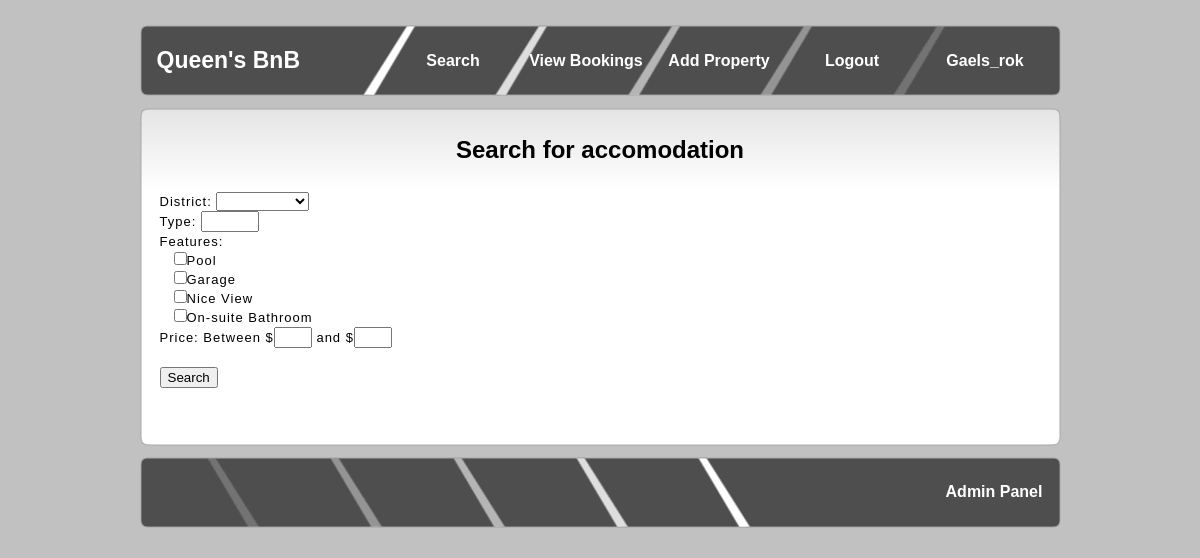
Screenshot of /search.php (signed in) with the database file from the repository.
### tables this page shows
CREATE TABLE `features` (
  `Feature ID` int(11) NOT NULL,
  `Feature Name` varchar(20) NOT NULL
);

### search.php (the view, shortened to what this page needs)
<!DOCTYPE html>
<html xmlns="http://www.w3.org/1999/xhtml">
<head>
<link rel="stylesheet" type="text/css" href="style.css" />
</head>
<body>
<?php
include_once 'sql.php';
?>
    <div id="page">
        <div id="header">
        	<?php include ("header.php"); ?>
        </div>
        <div id="main">
        	<div class="main_top">
		<h1><center>Search for accomodation</center></h1>
            </div>
           	<div class="main_body">
<?php
$query = "SELECT * FROM district";
$stmt = $con->prepare($query);
$stmt->execute();
$districts = $stmt->get_result();
$query = "SELECT * FROM features";
$stmt = $con->prepare($query);
$stmt->execute();
$features = $stmt->get_result();
?>
		<form name='search' id='search' action='viewsearch.php' method='get'>
		<p>
		District:
		<select name='districts' id='districts' >
		<option value=""></option>
		<?php
					while($row = $districts->fetch_assoc()) {
						echo("<option value=" . $row['District ID'] . ">" . $row['District Name'] . "</option>");
					}
				?>
		</select><br>
		Type: <input type='text' name='type' id='type' style="width:50px;" />		<br>
		Features:<br> <?php
						while($row = $features->fetch_assoc()) {
							echo("&emsp;<input type='checkbox' name='feature[]' value='".$row['Feature ID']."'>" . $row['Feature Name'] . "<br>");
						}
					?>
		Price:
		Between $<input type='text' name='priceLower' id='priceLower' style="width:30px;" /> and $<input type='text' style="width:30px;" name='priceUpper' id='priceUpper' />
		<br>
		<br>
		<input type='submit' value='Search' /></p>
		</form>
		 </div>
           	<div class="main_bottom"></div>
        </div>
        <?php include("footer.php"); ?>
        </div>
</body>
</html>

### style.css (style rules this page uses)
html, body { text-align: center; }
p { text-align: left; }
body { margin: 0; padding: 0; background: #C1C1C1; background-image:url(images/background.png) text-align: left; font-family: "Trebuchet MS", Arial, Helvetica, sans-serif; font-size: 13px; color: #F1F5F8; }
* { margin: 0 auto 0 auto; }
#main { margin-top:10px; margin-bottom:10px; text-align: left; }
#main .main_top { height:85px; width:921px; background-image:url(images/main_top.png); background-repeat:no-repeat; text-align:left; }
#main .main_body { padding-left:0px; height:auto; width:921px; background-image:url(images/main_body.png); background-repeat:repeat-y; color:#000000; padding-bottom:20px; text-align: left; }
#main .main_top h1 { font-size:24px; line-height:85px; color:#000000; padding-left:25px; background-image:url(images/header_h1_bg.png); background-position:right; background-repeat:no-repeat; margin-right:25px; text-align: left; }
#main .main_body p { line-height:19px; letter-spacing:1px; padding-bottom:15px; padding-left:20px; padding-right:20px; text-align: left; }
#main .main_bottom { height:8px; width:921px; background-image:url(images/main_bottom.png); background-repeat:no-repeat; text-align: left; }
#page { margin: 0 auto 0 auto; margin-top:25px; display: block; height:auto; position: relative; overflow: hidden; width: 921px; }
#header { background-image:url(images/header.png); background-repeat:no-repeat; width:921px; height:72px; text-align: left; }

### rows the page displays
features: Feature Name "Pool"
features: Feature Name "Garage"
features: Feature Name "Nice View"
features: Feature Name "On-suite Bathroom"

### other values shown
$accountname "Gaels_rok"
